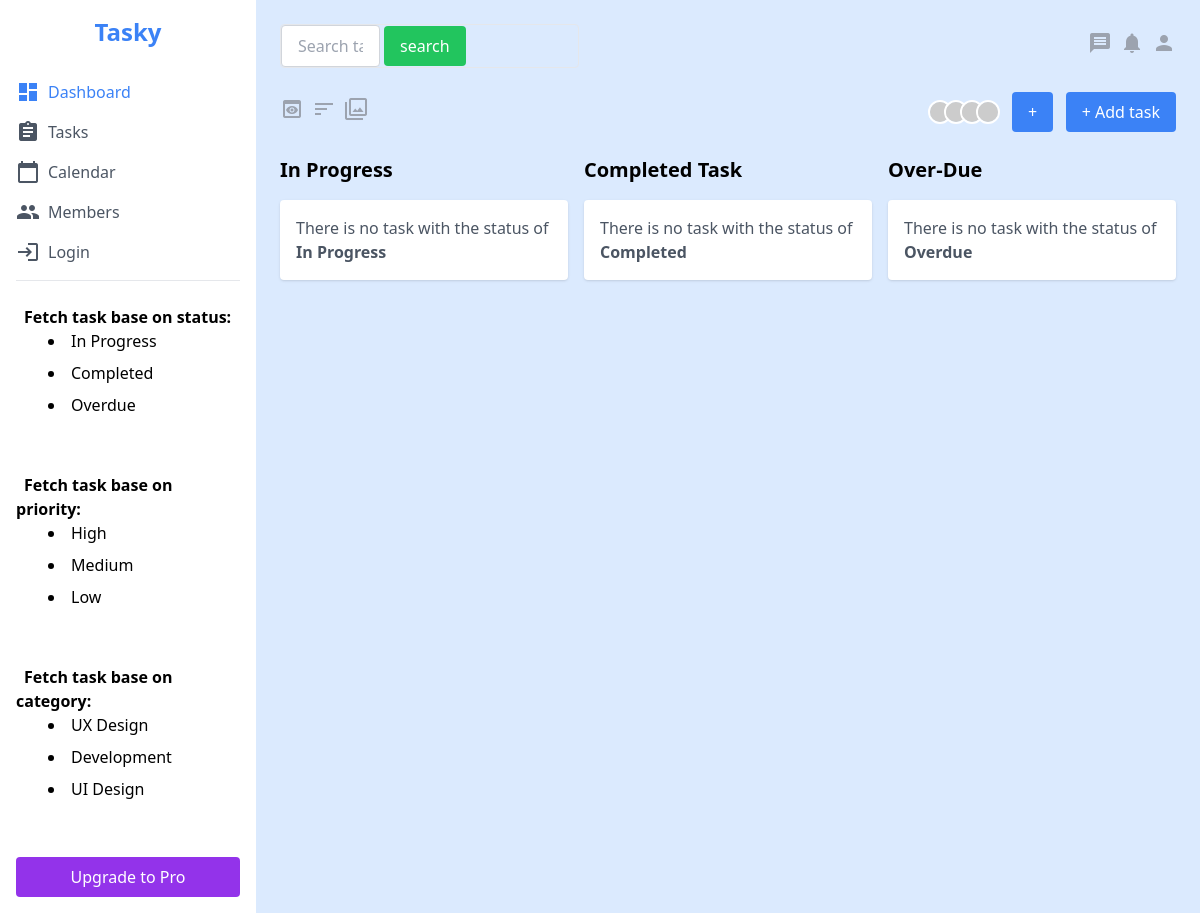
The app's page /, older data.
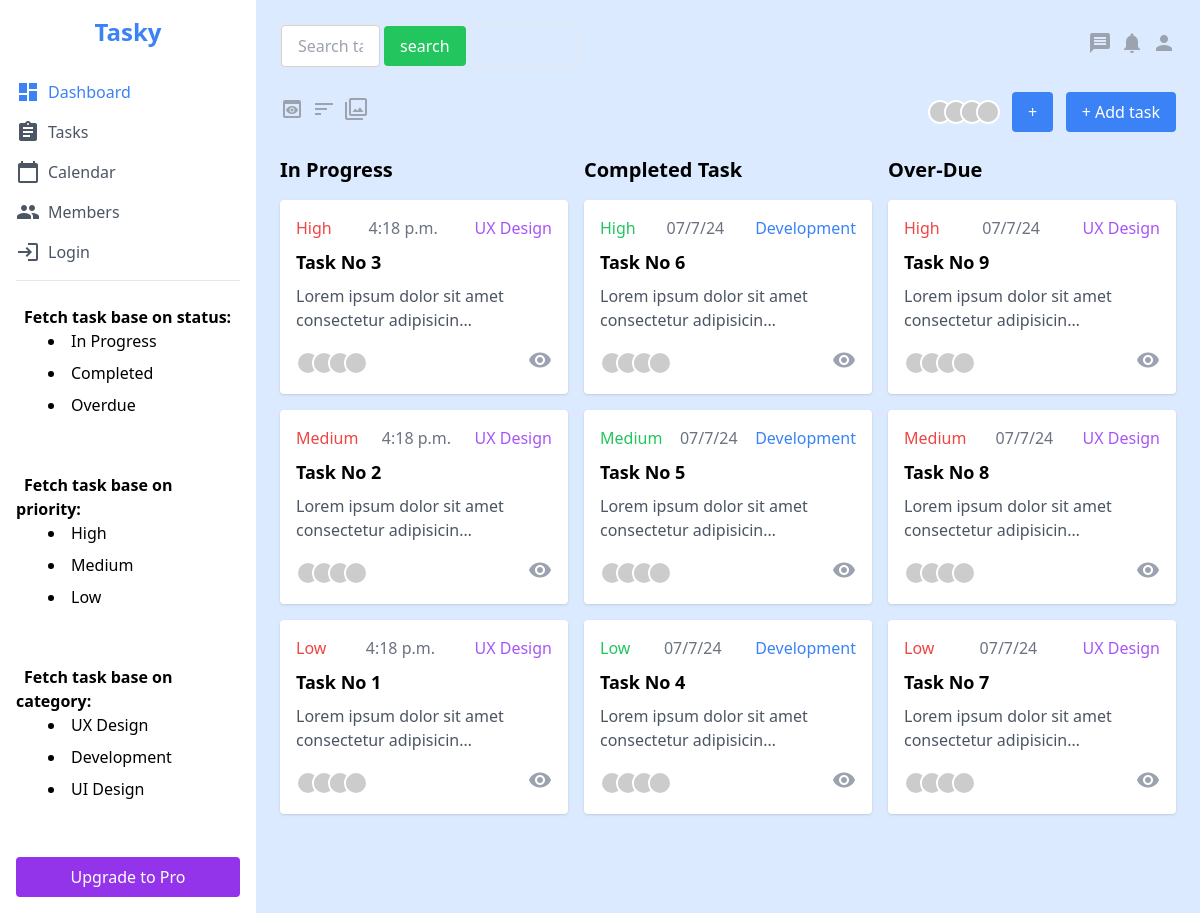
The same page, newer data.
### task_management/models.py (models this page shows, shortened)
class TaskModel(models.Model):
    assigned_to = models.ForeignKey(User, on_delete=models.CASCADE)
    due_date = models.DateTimeField(auto_now=True)
    description = models.TextField(blank=True, null=True)
    title = models.CharField(max_length=255, blank=False, null=False)
    status_choices = [('In Progress', 'In Progress'), ('Completed', 'Completed'), ('Overdue', 'Overdue')]
    status = models.CharField(max_length=255, blank=False, null=False, choices=status_choices)
    priority_choices = [('Low', 'Low'), ('Medium', 'Medium'), ('High', 'High')]
    priority = models.CharField(max_length=255, blank=False, null=False, choices=priority_choices)
    category_choices = [('UX Design', 'UX Design'), ('Development', 'Development'), ('UI Design', 'UI Design')]
    category = models.CharField(max_length=255, blank=False, null=False, choices=category_choices)

### task_management/views.py (the view)
# urls.py: path('', landing, name='landing'),
def landing(request):
    in_progress = TaskModel.objects.filter(status='In Progress').order_by('-due_date')
    completed_task = TaskModel.objects.filter(status='Completed').order_by('-due_date')
    over_due = TaskModel.objects.filter(status='Overdue').order_by('-due_date')
    context = {
        'in_progress': in_progress,
        'completed_task': completed_task,
        'over_due': over_due,
    }
    return render(request, 'landing.html', context)

### templates/landing.html (shortened to what this page needs)
{% extends 'base.html' %}
{% block main_content %}
    <div class="w-full lg:w-1/3">
        <h2 class="text-xl font-bold mb-4">In Progress</h2>
        {% if in_progress %}
            <div id="in-progress-tasks">
                {% for in_prog in in_progress %}
                    <div class="bg-white rounded shadow p-4 mb-4">
                        <div class="flex justify-between mb-2">
                            <span class="text-red-500">{{in_prog.priority}}</span>
                            <span class="text-gray-500">{{in_prog.due_date|time}}</span>
                            <span class="text-purple-500">{{in_prog.category}}</span>
                        </div>
                        <h3 class="text-lg font-bold mb-2">{{in_prog.title}}</h3>
                        {% if in_prog.description|length >= 50 %}
                            <p class="text-gray-600 mb-4">{{in_prog.description|truncatechars:50}}</p>
                        {% else %}
                            <p class="text-gray-600 mb-4">{{in_prog.description}}</p>
                        {% endif %}
                        <div class="flex justify-between items-center">
                            <div class="flex -space-x-2">
                                <img class="w-6 h-6 rounded-full border-2 border-white" src="https://via.placeholder.com/24" alt="">
                                <img class="w-6 h-6 rounded-full border-2 border-white" src="https://via.placeholder.com/24" alt="">
                                <img class="w-6 h-6 rounded-full border-2 border-white" src="https://via.placeholder.com/24" alt="">
                                <img class="w-6 h-6 rounded-full border-2 border-white" src="https://via.placeholder.com/24" alt="">
                            </div>
                            <div class="flex space-x-2 text-gray-400">
                                <a href="{% url 'read_view' in_prog.id %}"><span class="material-icons cursor-pointer">visibility</span></a>
                            </div>
                        </div>
                    </div>
                {% endfor %}
            </div>
        {% else %}
            <div>
                <div class="bg-white rounded shadow p-4 mb-4">
                    <p class="text-gray-600">There is no task with the status of <b class="red">In Progress</b></p>
                </div>
            </div>
        {% endif %}
    </div>
    <div class="w-full lg:w-1/3">
        <h2 class="text-xl font-bold mb-4">Completed Task</h2>
        {% if completed_task %}
            <div id="completed-tasks">
                {% for comp_tsk in completed_task %}
                    <div class="bg-white rounded shadow p-4 mb-4">
                        <div class="flex justify-between mb-2">
                            <span class="text-green-500">{{comp_tsk.priority}}</span>
                            <span class="text-gray-500">{{comp_tsk.due_date|date:'m/n/y'}}</span>
                            <span class="text-blue-500">{{comp_tsk.category}}</span>
                        </div>
                        <h3 class="text-lg font-bold mb-2">{{comp_tsk.title}}</h3>
                        {% if comp_tsk.description|length >= 50 %}
                            <p class="text-gray-600 mb-4">{{comp_tsk.description|truncatechars:50}}</p>
                        {% else %}
                            <p class="text-gray-600 mb-4">{{comp_tsk.description}}</p>
                        {% endif %}
                        <div class="flex justify-between items-center">
                            <div class="flex -space-x-2">
                                <img class="w-6 h-6 rounded-full border-2 border-white" src="https://via.placeholder.com/24" alt="">
                                <img class="w-6 h-6 rounded-full border-2 border-white" src="https://via.placeholder.com/24" alt="">
                                <img class="w-6 h-6 rounded-full border-2 border-white" src="https://via.placeholder.com/24" alt="">
                                <img class="w-6 h-6 rounded-full border-2 border-white" src="https://via.placeholder.com/24" alt="">
                            </div>
                            <div class="flex space-x-2 text-gray-400">
                                <a href="{% url 'read_view' comp_tsk.id %}"><span class="material-icons cursor-pointer">visibility</span></a>
                            </div>
                        </div>
                    </div>
                {% endfor %}
            </div>
        {% else %}
            <div>
                <div class="bg-white rounded shadow p-4 mb-4">
                    <p class="text-gray-600">There is no task with the status of <b class="red">Completed</b></p>
                </div>
            </div>
        {% endif %}
    </div>
    <div class="w-full lg:w-1/3">
        <h2 class="text-xl font-bold mb-4">Over-Due</h2>
        {% if over_due.count > 0 %}
            <div id="overdue-tasks">
                {% for ov_due in over_due %}
                    <div class="bg-white rounded shadow p-4 mb-4">
                        <div class="flex justify-between mb-2">
                            <span class="text-red-500">{{ov_due.priority}}</span>
                            <span class="text-gray-500">{{ov_due.due_date|date:'m/n/y'}}</span>
                            <span class="text-purple-500">{{ov_due.category}}</span>
                        </div>
                        <h3 class="text-lg font-bold mb-2">{{ov_due.title}}</h3>
                        {% if ov_due.description|length >= 50 %}
                            <p class="text-gray-600 mb-4">{{ov_due.description|truncatechars:50}}</p>
                        {% else %}
                            <p class="text-gray-600 mb-4">{{ov_due.description}}</p>
                        {% endif %}
                        <div class="flex justify-between items-center">
                            <div class="flex -space-x-2">
                                <img class="w-6 h-6 rounded-full border-2 border-white" src="https://via.placeholder.com/24" alt="">
                                <img class="w-6 h-6 rounded-full border-2 border-white" src="https://via.placeholder.com/24" alt="">
                                <img class="w-6 h-6 rounded-full border-2 border-white" src="https://via.placeholder.com/24" alt="">
                                <img class="w-6 h-6 rounded-full border-2 border-white" src="https://via.placeholder.com/24" alt="">
                            </div>
                            <div class="flex space-x-2 text-gray-400">
                                <a href="{% url 'read_view' ov_due.id %}"><span class="material-icons cursor-pointer">visibility</span></a>
                            </div>
                        </div>
                    </div>
                {% endfor %}
            </div>
        {% else %}
            <div>
                <div class="bg-white rounded shadow p-4 mb-4">
                    <p class="text-gray-600">There is no task with the status of <b class="red">Overdue</b></p>
                </div>
            </div>
        {% endif %}
    </div>
{% endblock main_content %}

### templates/base.html (shortened to what this page needs)
<!DOCTYPE html>
<html lang="en">
<head>
  <script src="https://cdn.tailwindcss.com"></script>
</head>
<body class="bg-blue-100">
  <div class="flex flex-col md:flex-row min-h-screen">
    <aside class="w-full md:w-64 bg-white p-4">
      <div class="text-center mb-8">
        <h1 class="text-2xl font-bold text-blue-500">Tasky</h1>
      </div>
      <nav>
        <ul>
          <li class="mb-4">
            <a href="/" class="flex items-center text-blue-500">
              <span class="material-icons">dashboard</span>
              <span class="ml-2">Dashboard</span>
            </a>
          </li>
          <li class="mb-4">
            <a href="#" class="flex items-center text-gray-600">
              <span class="material-icons">assignment</span>
              <span class="ml-2">Tasks</span>
            </a>
          </li>
          <li class="mb-4">
            <a href="#" class="flex items-center text-gray-600">
              <span class="material-icons">calendar_today</span>
              <span class="ml-2">Calendar</span>
            </a>
          </li>
          <li class="mb-4">
            <a href="#" class="flex items-center text-gray-600">
              <span class="material-icons">people</span>
              <span class="ml-2">Members</span>
            </a>
          </li>
          {% if request.user.is_authenticated %}
            <li class="mb-4">
                <a href="/admin/" class="flex items-center text-gray-600">
                <span class="material-icons">logout</span>
                <span class="ml-2">Admin</span>
                </a>
            </li>
            <li class="mb-4">
                <a href="{% url 'logout' %}" class="flex items-center text-gray-600">
                <span class="material-icons">logout</span>
                <span class="ml-2">Logout</span>
                </a>
            </li>
          {% else %}
            <li class="mb-4">
                <a href="{% url 'login' %}" class="flex items-center text-gray-600">
                <span class="material-icons">login</span>
                <span class="ml-2">Login</span>
                </a>
            </li>
          {% endif %}
        </ul>
      </nav>
      <hr>
      <br>
      <span class="ml-2"><b>Fetch task base on status:</b></span>
      <div class="flex justify-between mb-2 pl-8"><li><a href="{% url 'fetch_task' 'In Progress' %}">In Progress</a></li></div>
      <div class="flex justify-between mb-2 pl-8"><li><a href="{% url 'fetch_task' 'Completed' %}">Completed</a></li></div>
      <div class="flex justify-between mb-2 pl-8"><li><a href="{% url 'fetch_task' 'Overdue' %}">Overdue</a></li></div>
      <br>
      <br>
      <span class="ml-2"><b>Fetch task base on priority:</b></span>
      <div class="flex justify-between mb-2 pl-8"><li><a href="{% url 'fetch_task' 'High' %}">High</a></li></div>
      <div class="flex justify-between mb-2 pl-8"><li><a href="{% url 'fetch_task' 'Medium' %}">Medium</a></li></div>
      <div class="flex justify-between mb-2 pl-8"><li><a href="{% url 'fetch_task' 'Low' %}">Low</a></li></div>
      <br>
      <br>
      <span class="ml-2"><b>Fetch task base on category:</b></span>
      <div class="flex justify-between mb-2 pl-8"><li><a href="{% url 'fetch_task' 'UX Design' %}">UX Design</a></li></div>
      <div class="flex justify-between mb-2 pl-8"><li><a href="{% url 'fetch_task' 'Development' %}">Development</a></li></div>
      <div class="flex justify-between mb-2 pl-8"><li><a href="{% url 'fetch_task' 'UI Design' %}">UI Design</a></li></div>
      <br>
      <br>
      <div class="mt-auto">
        <button class="w-full bg-purple-600 text-white py-2 rounded">Upgrade to Pro</button>
      </div>
    </aside>
    <main class="flex-1 p-6">
      <div class="flex flex-col md:flex-row justify-between items-center mb-6">
        <form action="{% url 'search_task' %}" method="get" class="rounded border w-full md:w-1/3 mb-4 md:mb-0">
          <input type="text" placeholder="Search tasks" name="search_tsk" class="px-4 py-2 rounded border border-gray-300 w-full md:w-1/3 mb-4 md:mb-0">
          <button type="submit" class="bg-green-500 text-white px-4 py-2 rounded">search</button>
        </form>
        <div class="flex justify-between items-center">
          <div class="flex space-x-2 text-gray-400">
              <a href="#"><span class="material-icons cursor-pointer">message</span></a>
              <a href="#"><span class="material-icons cursor-pointer">notifications</span></a>
              <a href="#"><span class="material-icons cursor-pointer">person</span></a>
          </div>
        </div>
      </div>
      <div class="flex flex-col md:flex-row justify-between items-center mb-6">
        <div class="flex space-x-2 text-gray-400">
            <a href="#"><span class="material-icons cursor-pointer">preview</span></a>
            <a href="#"><span class="material-icons cursor-pointer">sort</span></a>
            <a href="#"><span class="material-icons cursor-pointer">filter</span></a>
        </div>
        <div class="flex justify-between items-center">
          <div class="flex -space-x-2">
              <img class="w-6 h-6 rounded-full border-2 border-white" src="https://via.placeholder.com/24" alt="">
              <img class="w-6 h-6 rounded-full border-2 border-white" src="https://via.placeholder.com/24" alt="">
              <img class="w-6 h-6 rounded-full border-2 border-white" src="https://via.placeholder.com/24" alt="">
              <img class="w-6 h-6 rounded-full border-2 border-white" src="https://via.placeholder.com/24" alt="">
          </div>
          <a href="#" class="bg-blue-500 text-white px-4 py-2 rounded">+</a>
          <a href="{% url 'create_view' %}" class="bg-blue-500 text-white px-4 py-2 rounded">+ Add task</a>
        </div>
      </div>
      <div class="flex flex-col lg:flex-row gap-4">
        {% block main_content %}  {% endblock main_content %}
      </div>
    </main>
  </div>
</body>
</html>

Row changes from the older to the newer data that the page shows:
added TaskModel: priority "High", due_date "4:18 p.m.", category "UX Design", title "Task No 3", description "Lorem ipsum dolor sit amet consectetur adipisicin…", shown under "In Progress"
added TaskModel: priority "Medium", due_date "4:18 p.m.", category "UX Design", title "Task No 2", description "Lorem ipsum dolor sit amet consectetur adipisicin…", shown under "In Progress"
added TaskModel: priority "Low", due_date "4:18 p.m.", category "UX Design", title "Task No 1", description "Lorem ipsum dolor sit amet consectetur adipisicin…", shown under "In Progress"
added TaskModel: priority "High", due_date "07/7/24", category "Development", title "Task No 6", description "Lorem ipsum dolor sit amet consectetur adipisicin…", shown under "Completed Task"
added TaskModel: priority "Medium", due_date "07/7/24", category "Development", title "Task No 5", description "Lorem ipsum dolor sit amet consectetur adipisicin…", shown under "Completed Task"
added TaskModel: priority "Low", due_date "07/7/24", category "Development", title "Task No 4", description "Lorem ipsum dolor sit amet consectetur adipisicin…", shown under "Completed Task"
added TaskModel: priority "High", due_date "07/7/24", category "UX Design", title "Task No 9", description "Lorem ipsum dolor sit amet consectetur adipisicin…", shown under "Over-Due"
added TaskModel: priority "Medium", due_date "07/7/24", category "UX Design", title "Task No 8", description "Lorem ipsum dolor sit amet consectetur adipisicin…", shown under "Over-Due"
added TaskModel: priority "Low", due_date "07/7/24", category "UX Design", title "Task No 7", description "Lorem ipsum dolor sit amet consectetur adipisicin…", shown under "Over-Due"
Text that changed along with them:
text no longer shown: "There is no task with the status of In Progress There is no task with the status of Completed There is no task with the status of Overdue"
